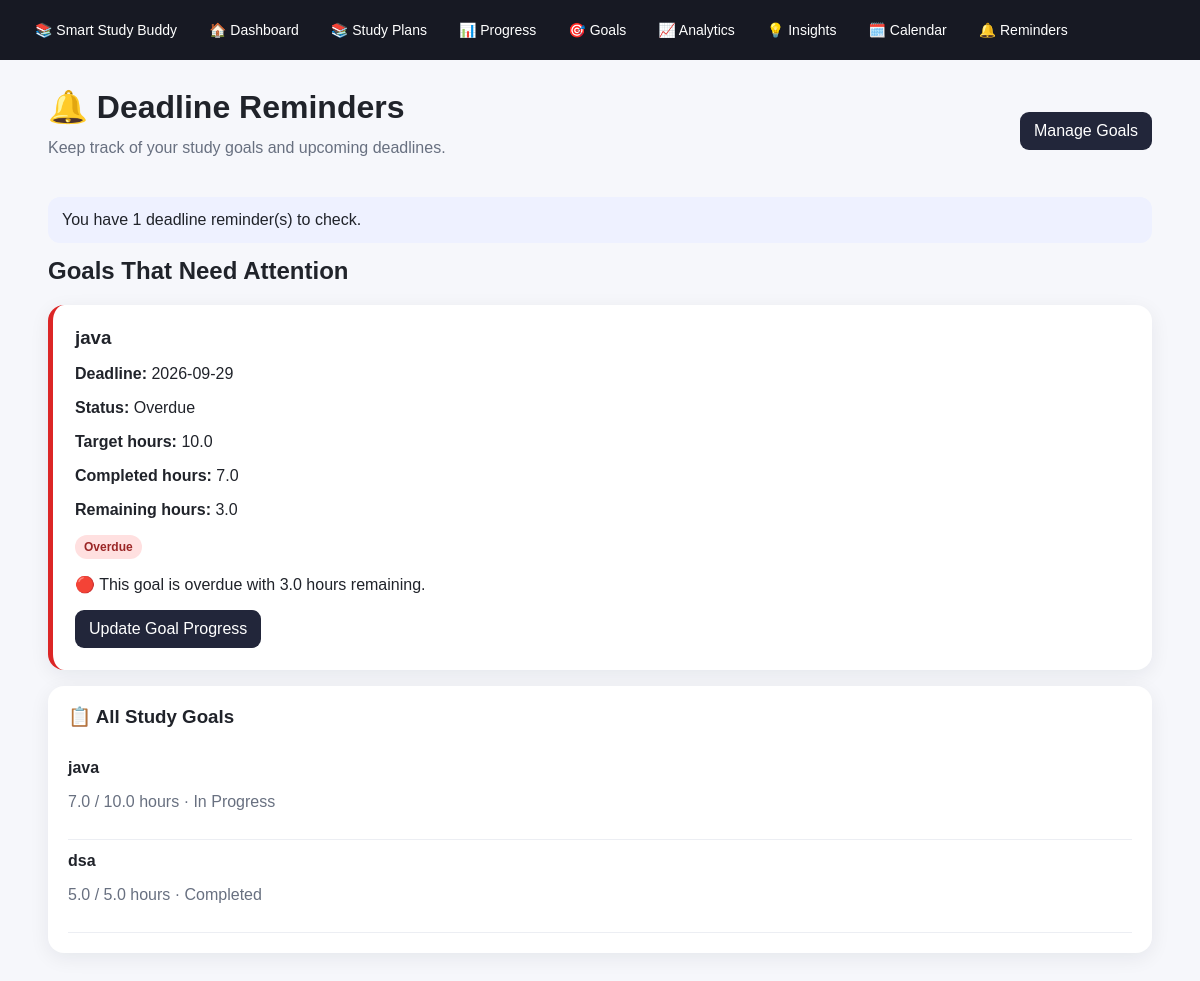
The app's page /reminders with its own data.
### tables this page shows
CREATE TABLE study_goals (
            id INTEGER PRIMARY KEY AUTOINCREMENT,
            goal TEXT,
            target_hours REAL,
            completed_hours REAL DEFAULT 0,
            deadline TEXT,
            status TEXT DEFAULT 'Pending'
        );

### app.py (the view)
@app.route("/reminders")
def reminders():
    conn = sqlite3.connect(DATABASE)
    cursor = conn.cursor()
    goals_data = get_goals_data(cursor)
    conn.close()
    reminders_data = [
        goal for goal in goals_data
        if goal["status"] != "Completed"
        and goal["deadline_status"] in ("Overdue", "Due Today", "Due Soon")
    ]
    reminders_data.sort(
        key=lambda g: g["days_left"] if g["days_left"] is not None else 999999
    )
    if reminders_data:
        message = f"You have {len(reminders_data)} deadline reminder(s) to check."
    else:
        message = "No urgent deadline reminders right now. Keep following your study schedule!"
    return render_template(
        "reminders.html",
        reminders=reminders_data,
        reminders_data=reminders_data,
        goals=goals_data,
        message=message
    )

### app.py (called while the page is built)
def safe_percentage(completed, planned):
    if planned and planned > 0:
        return min((completed / planned) * 100, 100)
    return 0

def get_deadline_status(deadline, status):
    if status == "Completed":
        return "Completed"
    if not deadline:
        return "No Deadline"
    try:
        deadline_date = date.fromisoformat(deadline)
    except (ValueError, TypeError):
        return "No Deadline"
    days_left = (deadline_date - date.today()).days
    if days_left < 0:
        return "Overdue"
    if days_left == 0:
        return "Due Today"
    if days_left <= 3:
        return "Due Soon"
    return "In Progress"

### templates/reminders.html (shortened to what this page needs)
<!DOCTYPE html>
<html lang="en">
<head>
    <link rel="stylesheet"
          href="{{ url_for('static', filename='style.css') }}">
</head>
<body>
    <nav>
        <a href="/">📚 Smart Study Buddy</a>
        <a href="/">🏠 Dashboard</a>
        <a href="/plans">📚 Study Plans</a>
        <a href="/progress">📊 Progress</a>
        <a href="/goals">🎯 Goals</a>
        <a href="/analytics">📈 Analytics</a>
        <a href="/insights">💡 Insights</a>
        <a href="/calendar">🗓️ Calendar</a>
        <a href="/reminders">🔔 Reminders</a>
    </nav>
    <main class="container">
        <div class="page-header">
            <div>
                <h1>🔔 Deadline Reminders</h1>
                <p class="subtitle">
                    Keep track of your study goals and upcoming deadlines.
                </p>
            </div>
            <a class="button" href="/goals">Manage Goals</a>
        </div>
        <div class="alert">
            {{ message }}
        </div>
        {% if reminders %}
            <h2>Goals That Need Attention</h2>
            {% for goal in reminders %}
                <div class="reminder-card
                    {% if goal.deadline_status == 'Overdue' %}overdue
                    {% elif goal.deadline_status == 'Due Today' %}today
                    {% else %}soon{% endif %}">
                    <h3>{{ goal.goal }}</h3>
                    <p>
                        <strong>Deadline:</strong>
                        {{ goal.deadline or 'Not set' }}
                    </p>
                    <p>
                        <strong>Status:</strong>
                        {{ goal.deadline_status }}
                    </p>
                    <p>
                        <strong>Target hours:</strong>
                        {{ "%.1f"|format(goal.target_hours) }}
                    </p>
                    <p>
                        <strong>Completed hours:</strong>
                        {{ "%.1f"|format(goal.completed_hours) }}
                    </p>
                    <p>
                        <strong>Remaining hours:</strong>
                        {{ "%.1f"|format(goal.remaining_hours) }}
                    </p>
                    {% if goal.deadline_status == 'Overdue' %}
                        <span class="badge red">Overdue</span>
                    {% elif goal.deadline_status == 'Due Today' %}
                        <span class="badge red">Due Today</span>
                    {% else %}
                        <span class="badge yellow">Due Soon</span>
                    {% endif %}
                    {% if goal.recommendation %}
                        <p>{{ goal.recommendation }}</p>
                    {% endif %}
                    <div class="actions">
                        <a class="button" href="/goals">
                            Update Goal Progress
                        </a>
                    </div>
                </div>
            {% endfor %}
        {% endif %}
        <div class="card">
            <h3>📋 All Study Goals</h3>
            {% if goals %}
                {% for goal in goals %}
                    <div style="padding: 12px 0; border-bottom: 1px solid #eceef3;">
                        <strong>{{ goal.goal }}</strong>
                        <p class="muted">
                            {{ "%.1f"|format(goal.completed_hours) }}
                            / {{ "%.1f"|format(goal.target_hours) }} hours
                            · {{ goal.status }}
                        </p>
                    </div>
                {% endfor %}
            {% else %}
                <p>No study goals created yet.</p>
                <a class="button" href="/goals">Create a Goal</a>
            {% endif %}
        </div>
    </main>
</body>
</html>

### static/style.css (style rules this page uses)
* { box-sizing: border-box; }
body { margin: 0; font-family: Arial, Helvetica, sans-serif; background: #f6f7fb; color: #20232a; }
nav { background: #171923; padding: 14px 24px; display: flex; flex-wrap: wrap; gap: 10px; align-items: center; }
nav a { color: white; text-decoration: none; padding: 8px 11px; border-radius: 8px; font-size: 14px; }
.container { width: min(1180px, 92%); margin: 28px auto 50px; }
h1, h2, h3 { margin-top: 0; }
.subtitle { color: #687080; margin-top: -8px; }
.card { background: white; border-radius: 16px; padding: 20px; box-shadow: 0 5px 20px rgba(20, 24, 40, .07); margin-bottom: 18px; }
.muted { color: #687080; }
button, .button { display: inline-block; border: 0; border-radius: 9px; padding: 10px 14px; cursor: pointer; background: #22263a; color: white; text-decoration: none; }
.badge { display: inline-block; padding: 5px 9px; border-radius: 20px; font-size: 12px; font-weight: 700; background: #edf0f7; }
.badge.red { background: #ffe0e0; color: #9b2626; }
.actions { display: flex; flex-wrap: wrap; gap: 8px; }
.alert { padding: 14px; border-radius: 12px; background: #eef1ff; margin-bottom: 14px; }

### templates/reminders.html (style rules this page uses)
.page-header { display: flex; justify-content: space-between; align-items: center; flex-wrap: wrap; gap: 16px; margin-bottom: 24px; }
.reminder-card { background: white; border-radius: 16px; padding: 22px; margin-bottom: 16px; border-left: 5px solid #f59e0b; box-shadow: 0 5px 20px rgba(20, 24, 40, .07); }
.reminder-card.overdue { border-left-color: #dc2626; }
.reminder-card h3 { margin-bottom: 12px; }

### records on screen
study_goals: goal "java", deadline "2026-09-29", deadline_status "Overdue", target_hours "10.0", completed_hours "7.0", remaining_hours "3.0", recommendation "🔴 This goal is overdue with 3.0 hours remaining.", status "In Progress"
study_goals: goal "dsa", completed_hours "5.0", target_hours "5.0", status "Completed"

### other values on screen
{{ message }} "You have 1 deadline reminder(s) to check."
